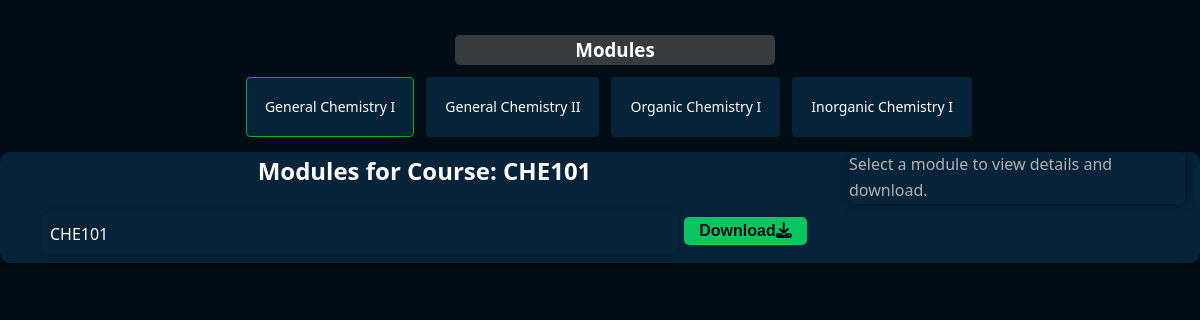
/student_courses.php?course_code=CHE101 (signed in), run on the app's committed database.
### tables this page shows
CREATE TABLE `courses` (
  `course_code` varchar(255) NOT NULL,
  `course_name` varchar(255) DEFAULT NULL,
  PRIMARY KEY (`course_code`)
);

CREATE TABLE `modules` (
  `module_id` int(11) NOT NULL AUTO_INCREMENT,
  `module_name` varchar(100) NOT NULL,
  `course_code` varchar(20) NOT NULL,
  `file_path` varchar(255) NOT NULL,
  PRIMARY KEY (`module_id`),
  KEY `course_code` (`course_code`),
  CONSTRAINT `modules_ibfk_1` FOREIGN KEY (`course_code`) REFERENCES `courses` (`course_code`)
);

### student_courses.php (the view, shortened to what this page needs)
<?php
$student_id = $_SESSION['student_id'];
$year_id = 1;
$semester_id = 1;
$servername = "localhost";
$username = "root";
$password = "";
$dbname = "woods";
$conn = new mysqli($servername, $username, $password, $dbname);
$program_query = $conn->prepare("SELECT program_id FROM student_details_table WHERE student_id = ?");
$program_query->bind_param("i", $student_id);
$program_query->execute();
$program_result = $program_query->get_result();
$program_row = $program_result->fetch_assoc();
$program_id = $program_row['program_id'];
$courses_query = $conn->prepare("
    SELECT c.course_code, c.course_name
    FROM courses c
    JOIN program_registration pr ON c.course_code = pr.course_code
    WHERE pr.program_id = ? AND pr.year_id = ? AND pr.semester_id = ?
");
$courses_query->bind_param("iii", $program_id, $year_id, $semester_id);
$courses_query->execute();
$courses_result = $courses_query->get_result();
?>
<!DOCTYPE html>
<html lang="en">
<head>
    <link rel="stylesheet" href="Resources/assigment_page.css?v=<?php echo time(); ?>">
    <link rel="stylesheet" href="Resources/fontawesome/css/all.css">
</head>
<body>
<section class="edditing_part">
<div class="right">
    <aside class="box1">
        <h1>Modules</h1>
        <ul>
            <?php if ($courses_result->num_rows > 0): ?>
                <?php while ($course = $courses_result->fetch_assoc()): ?>
                    <a class="listcourses" <?php echo (isset($_GET['course_code']) && $_GET['course_code'] == $course['course_code']) ? 'selected' : ''; ?>"
                       href="?course_code=<?php echo htmlspecialchars($course['course_code']); ?>">
                        <?php echo htmlspecialchars($course['course_name']); ?>
                    </a>
                <?php endwhile; ?>
            <?php else: ?>
                <li>No courses found.</li>
            <?php endif; ?>
        </ul>
    </aside>
    <div class="edditing_section">
        <div class="assignment_box">
            <div class="assignment_box1">
                <div class="assignment_box1_child1">
                    <h1>Modules for Course:
                    <?php
                    if (isset($_GET['course_code'])) {
                        $course_code = $_GET['course_code'];
                        echo htmlspecialchars($course_code);
                        $modules_query = $conn->prepare("
                            SELECT module_id, module_name, file_path
                            FROM modules
                            WHERE course_code = ?
                        ");
                        $modules_query->bind_param("s", $course_code);
                        $modules_query->execute();
                        $modules_result = $modules_query->get_result();
                    } else {
                        echo "Select a course to view modules.";
                    }
                    ?>
                    </h1>
                    <?php if (isset($modules_result) && $modules_result->num_rows > 0): ?>
                        <ul>
                            <?php while ($module = $modules_result->fetch_assoc()): ?>
                                <li>
                                    <a class="listcourses <?php echo (isset($_GET['module_id']) && $_GET['module_id'] == $module['module_id']) ? 'selected' : ''; ?>"
                                       href="?course_code=<?php echo htmlspecialchars($course_code); ?>&module_id=<?php echo htmlspecialchars($module['module_id']); ?>">
                                        <?php echo htmlspecialchars($module['module_name']); ?>
                                    </a>
                                    <a href="<?php echo htmlspecialchars($module['file_path']); ?>" download>
                                        <button class="btntxt" type="button">Download<i class="fa-solid fa-download"></i></button>
                                    </a>
                                </li>
                            <?php endwhile; ?>
                        </ul>
                    <?php else: ?>
                        <p>No modules found for this course.</p>
                    <?php endif; ?>
                </div>
            </div>
            <div class="assignment_box2">
                <div class="assignment_box2_child1">
                    <?php
                    if (isset($_GET['module_id'])) {
                        $module_id = $_GET['module_id'];
                        $module_detail_query = $conn->prepare("
                            SELECT module_name, file_path
                            FROM modules
                            WHERE module_id = ?
                        ");
                        $module_detail_query->bind_param("i", $module_id);
                        $module_detail_query->execute();
                        $module_detail_result = $module_detail_query->get_result();
                        if ($module_detail_result->num_rows > 0):
                            $module_detail = $module_detail_result->fetch_assoc();
                            ?>
                            <div class="module-detail">
                                <h2><?php echo htmlspecialchars($module_detail['module_name']); ?></h2>
                                <a href="<?php echo htmlspecialchars($module_detail['file_path']); ?>" download>
                                    <button class="btntxt" type="button">Download Module<i class="fa-solid fa-download"></i></button>
                                </a>
                            </div>
                        <?php else: ?>
                            <p>Module not found.</p>
                        <?php endif;
                    } else {
                        echo "<p>Select a module to view details and download.</p>";
                    }
                    ?>
                </div>
            </div>
        </div>
    </div>
</section>
</body>
</html>

### Resources/assigment_page.css (style rules this page uses)
:root { --primary-dark:#010d15; --primary-accent: #09c561; --neutral: #60676c; --background: #052339; --text-light: #ffffff; --text-secondary: #b0b0b0; --border-color: #2e2e2e; }
* { box-sizing: border-box; margin: 0; padding: 0; }
body { font-family: 'Segoe UI', Tahoma, Geneva, Verdana, sans-serif; background-color: var(--primary-dark); color: var(--text-light); line-height: 1.6; min-height: 100vh; display: flex; flex-direction: column; }
.edditing_part { width: 100%; max-width: 1350px; height: fit-content; margin: 20px auto; display: flex; flex-direction: column; gap: 20px; }
.edditing_section { background-color: var(--background); border-radius: 10px; box-shadow: 0 4px 12px rgba(0, 0, 0, 0.5); }
.assignment_box { display: flex; flex-direction: row; }
.assignment_box1 { display: flex; flex-direction: column; margin: auto; width: 65%; height: fit-content; display: flex; flex-direction: row; background-color: var(--background); }
.fa-download { color: var(--primary-dark); }
button { background-color: var(--primary-accent); border-radius: 10px; color: white; padding: 2px 8px; border: none; cursor: pointer; font-size: 16px; }
.assignment_box2 { background-color: var(--background); color: #b0b0b0; border-radius: 5px; box-shadow: 0 0 10px rgba(0, 0, 0, 0.451); width: 28%; margin-right: 15px; height: fit-content; }
button.btntxt, button.btntxt3 { background-color: var(--primary-accent); color: var(--primary-dark); padding: 5px 15px; border: none; border-radius: 5px; cursor: pointer; font-weight: 700; transition: background-color 0.3s ease, transform 0.2s ease; }

### data on the page
courses: course_name "General Chemistry I"
courses: course_name "General Chemistry II"
courses: course_name "Organic Chemistry I"
courses: course_name "Inorganic Chemistry I"
modules: module_name "CHE101"

### other printed values
$course_code "CHE101"
